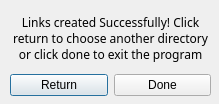
<?xml version="1.0" encoding="UTF-8"?>
<ui version="4.0">
 <class>finished</class>
 <widget class="QDialog" name="finished">
  <property name="geometry">
   <rect>
    <x>0</x>
    <y>0</y>
    <width>219</width>
    <height>104</height>
   </rect>
  </property>
  <property name="font">
   <font>
    <kerning>true</kerning>
   </font>
  </property>
  <property name="windowTitle">
   <string>Done!</string>
  </property>
  <property name="styleSheet">
   <string notr="true"/>
  </property>
  <widget class="QWidget" name="layoutWidget">
   <property name="geometry">
    <rect>
     <x>10</x>
     <y>10</y>
     <width>201</width>
     <height>86</height>
    </rect>
   </property>
   <layout class="QVBoxLayout" name="verticalLayout">
    <item>
     <widget class="QLabel" name="label">
      <property name="sizePolicy">
       <sizepolicy hsizetype="Preferred" vsizetype="Ignored">
        <horstretch>0</horstretch>
        <verstretch>0</verstretch>
       </sizepolicy>
      </property>
      <property name="font">
       <font>
        <family>Noto Sans</family>
        <stylestrategy>PreferAntialias</stylestrategy>
        <kerning>true</kerning>
       </font>
      </property>
      <property name="styleSheet">
       <string notr="true">label{
font-weight 300
}</string>
      </property>
      <property name="text">
       <string>Links created Successfully! Click return to choose another directory or click done to exit the program</string>
      </property>
      <property name="textFormat">
       <enum>Qt::RichText</enum>
      </property>
      <property name="alignment">
       <set>Qt::AlignCenter</set>
      </property>
      <property name="wordWrap">
       <bool>true</bool>
      </property>
      <property name="textInteractionFlags">
       <set>Qt::NoTextInteraction</set>
      </property>
     </widget>
    </item>
    <item>
     <layout class="QHBoxLayout" name="horizontalLayout">
      <item>
       <widget class="QPushButton" name="buttonReturn">
        <property name="text">
         <string>Return</string>
        </property>
       </widget>
      </item>
      <item>
       <widget class="QPushButton" name="buttonDone">
        <property name="text">
         <string>Done</string>
        </property>
       </widget>
      </item>
     </layout>
    </item>
   </layout>
  </widget>
 </widget>
 <resources/>
 <connections/>
</ui>
